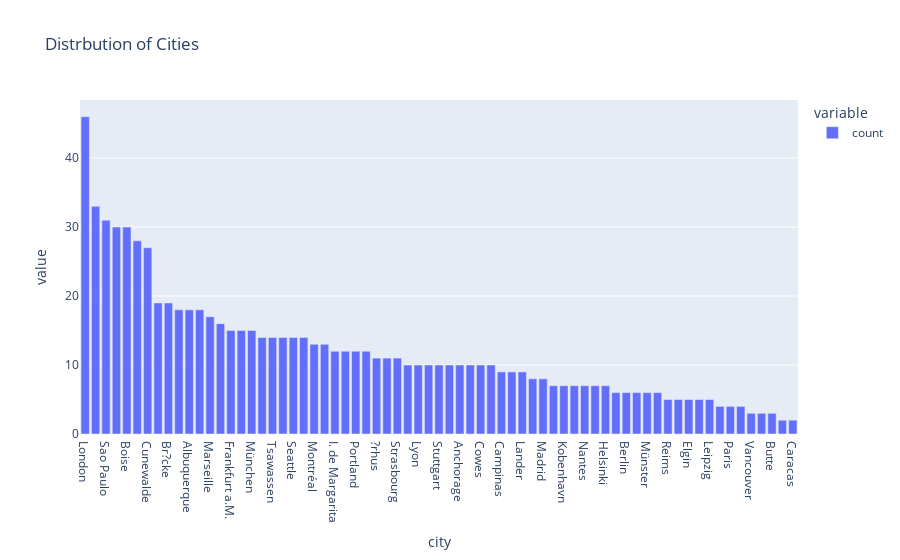

Notebook code for this chart:
### Markdown cell above
## Extract the `City` and `Country` with the Best Sales Using Bar Chart

### Code cell
px.bar(data_frame=orders.city.value_counts(), title='Distrbution of Cities')

### Figure 1 — Plotly figure (JSON) as saved in the notebook; plotly's stock layout.template omitted (floating-point values rounded to 4 significant figures)
{"data": [{"alignmentgroup": "True", "hovertemplate": "variable=count<br>city=%{x}<br>value=%{y}<extra></extra>", "legendgroup": "count", "marker": {"color": "#636efa", "pattern": {"shape": ""}}, "name": "count", "offsetgroup": "count", "orientation": "v", "showlegend": true, "textposition": "auto", "type": "bar", "x": ["London", "Rio de Janeiro", "Sao Paulo", "Graz", "Boise", "México D.F.", "Cunewalde", "Cork", "Br?cke", "San Crist?bal", "Albuquerque", "Lule?", "Marseille", "Buenos Aires", "Frankfurt a.M.", "Oulu", "München", "Brandenburg", "Tsawassen", "Toulouse", "Seattle", "Barquisimeto", "Montréal", "Lisboa", "I. de Margarita", "Reggio Emilia", "Portland", "Charleroi", "?rhus", "Eugene", "Strasbourg", "Genève", "Lyon", "Bergamo", "Stuttgart", "Sevilla", "Anchorage", "Salzburg", "Cowes", "K?ln", "Campinas", "Resende", "Lander", "Bern", "Madrid", "Bruxelles", "Kobenhavn", "Warszawa", "Nantes", "Mannheim", "Helsinki", "Aachen", "Berlin", "Stavern", "Münster", "Torino", "Reims", "Lille", "Elgin", "Barcelona", "Leipzig", "San Francisco", "Paris", "Versailles", "Vancouver", "Kirkland", "Butte", "Walla Walla", "Caracas"], "xaxis": "x", "y": [46, 33, 31, 30, 30, 28, 27, 19, 19, 18, 18, 18, 17, 16, 15, 15, 15, 14, 14, 14, 14, 14, 13, 13, 12, 12, 12, 12, 11, 11, 11, 10, 10, 10, 10, 10, 10, 10, 10, 10, 9, 9, 9, 8, 8, 7, 7, 7, 7, 7, 7, 6, 6, 6, 6, 6, 5, 5, 5, 5, 5, 4, 4, 4, 3, 3, 3, 2, 2], "yaxis": "y"}], "layout": {"barmode": "relative", "legend": {"title": {"text": "variable"}, "tracegroupgap": 0}, "title": {"text": "Distrbution of Cities"}, "xaxis": {"anchor": "y", "domain": [0, 1], "title": {"text": "city"}}, "yaxis": {"anchor": "x", "domain": [0, 1], "title": {"text": "value"}}}}
